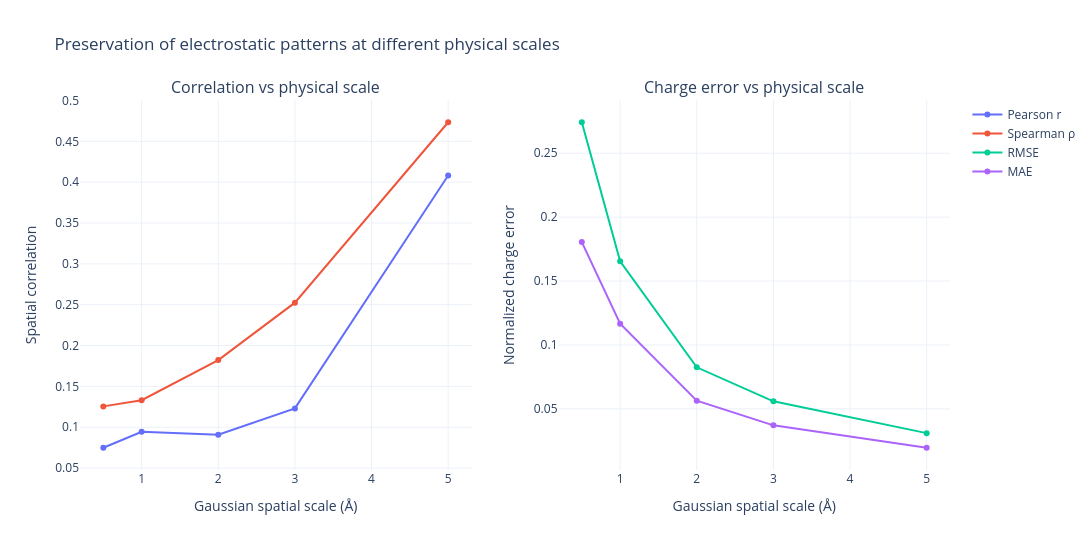

Source (notebook cell):
### Markdown cell above
## 18. Charge similarity as a function of physical resolution

If SURFMAP preserves only broad electrostatic domains but loses fine local structure, we expect:

- low correlation at small smoothing scales;
- progressively better correlation as the physical smoothing scale increases.

If correlation remains poor even at several Å, then the mapping has altered electrostatic organization at a scale likely to matter for surface matching.

### Code cell
fig_charge_scale = make_subplots(
    rows=1,
    cols=2,
    subplot_titles=(
        "Correlation vs physical scale",
        "Charge error vs physical scale",
    ),
)

fig_charge_scale.add_trace(
    go.Scatter(
        x=charge_multiscale_df[
            "smoothing_scale_A"
        ],
        y=charge_multiscale_df[
            "pearson_r"
        ],
        mode="lines+markers",
        name="Pearson r",
    ),
    row=1,
    col=1,
)

fig_charge_scale.add_trace(
    go.Scatter(
        x=charge_multiscale_df[
            "smoothing_scale_A"
        ],
        y=charge_multiscale_df[
            "spearman_rho"
        ],
        mode="lines+markers",
        name="Spearman ρ",
    ),
    row=1,
    col=1,
)

fig_charge_scale.add_trace(
    go.Scatter(
        x=charge_multiscale_df[
            "smoothing_scale_A"
        ],
        y=charge_multiscale_df[
            "rmse_normalized_charge"
        ],
        mode="lines+markers",
        name="RMSE",
    ),
    row=1,
    col=2,
)

fig_charge_scale.add_trace(
    go.Scatter(
        x=charge_multiscale_df[
            "smoothing_scale_A"
        ],
        y=charge_multiscale_df[
            "mae_normalized_charge"
        ],
        mode="lines+markers",
        name="MAE",
    ),
    row=1,
    col=2,
)

fig_charge_scale.update_xaxes(
    title_text="Gaussian spatial scale (Å)",
    row=1,
    col=1,
)

fig_charge_scale.update_xaxes(
    title_text="Gaussian spatial scale (Å)",
    row=1,
    col=2,
)

fig_charge_scale.update_yaxes(
    title_text="Spatial correlation",
    row=1,
    col=1,
)

fig_charge_scale.update_yaxes(
    title_text="Normalized charge error",
    row=1,
    col=2,
)

fig_charge_scale.update_layout(
    title=(
        "Preservation of electrostatic "
        "patterns at different physical scales"
    ),
    template="plotly_white",
    width=1200,
    height=550,
)

fig_charge_scale.show()

### Figure 1 — Plotly figure (JSON) as saved in the notebook; plotly's stock layout.template omitted (floating-point values rounded to 4 significant figures)
{"data": [{"mode": "lines+markers", "name": "Pearson r", "x": [0.5, 1.0, 2.0, 3.0, 5.0], "y": [0.07491, 0.09449, 0.09086, 0.1231, 0.4082], "type": "scatter", "xaxis": "x", "yaxis": "y"}, {"mode": "lines+markers", "name": "Spearman ρ", "x": [0.5, 1.0, 2.0, 3.0, 5.0], "y": [0.1255, 0.1331, 0.1822, 0.2525, 0.4733], "type": "scatter", "xaxis": "x", "yaxis": "y"}, {"mode": "lines+markers", "name": "RMSE", "x": [0.5, 1.0, 2.0, 3.0, 5.0], "y": [0.2742, 0.1655, 0.08252, 0.05594, 0.03103], "type": "scatter", "xaxis": "x2", "yaxis": "y2"}, {"mode": "lines+markers", "name": "MAE", "x": [0.5, 1.0, 2.0, 3.0, 5.0], "y": [0.1805, 0.1166, 0.05641, 0.03712, 0.0196], "type": "scatter", "xaxis": "x2", "yaxis": "y2"}], "layout": {"xaxis": {"anchor": "y", "domain": [0.0, 0.45], "title": {"text": "Gaussian spatial scale (Å)"}}, "yaxis": {"anchor": "x", "domain": [0.0, 1.0], "title": {"text": "Spatial correlation"}}, "xaxis2": {"anchor": "y2", "domain": [0.55, 1.0], "title": {"text": "Gaussian spatial scale (Å)"}}, "yaxis2": {"anchor": "x2", "domain": [0.0, 1.0], "title": {"text": "Normalized charge error"}}, "annotations": [{"font": {"size": 16}, "showarrow": false, "text": "Correlation vs physical scale", "x": 0.225, "xanchor": "center", "xref": "paper", "y": 1.0, "yanchor": "bottom", "yref": "paper"}, {"font": {"size": 16}, "showarrow": false, "text": "Charge error vs physical scale", "x": 0.775, "xanchor": "center", "xref": "paper", "y": 1.0, "yanchor": "bottom", "yref": "paper"}], "title": {"text": "Preservation of electrostatic patterns at different physical scales"}, "width": 1200, "height": 550}}
